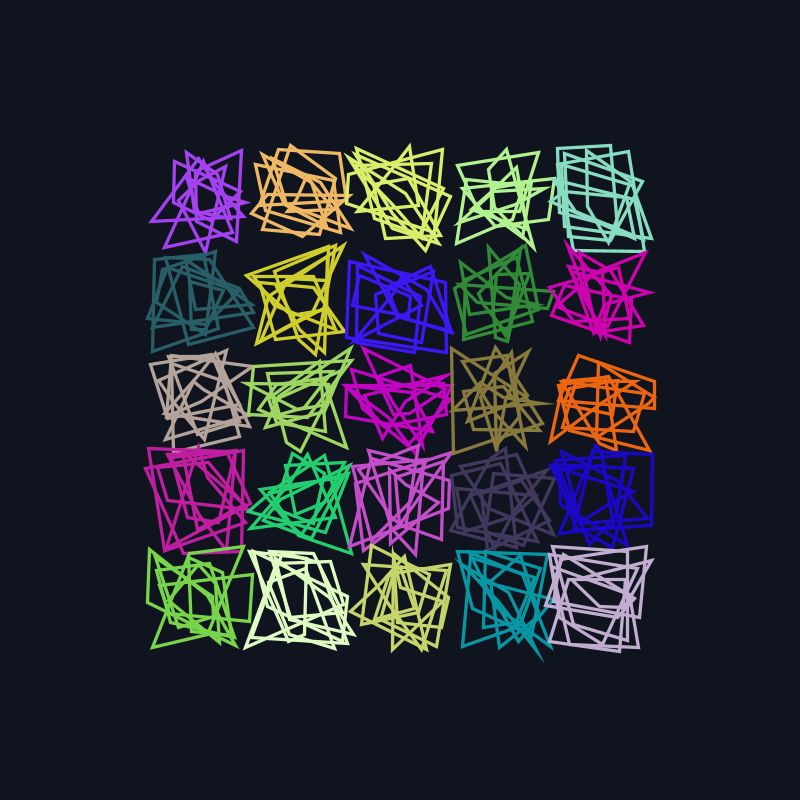
Frame 1 (no input)
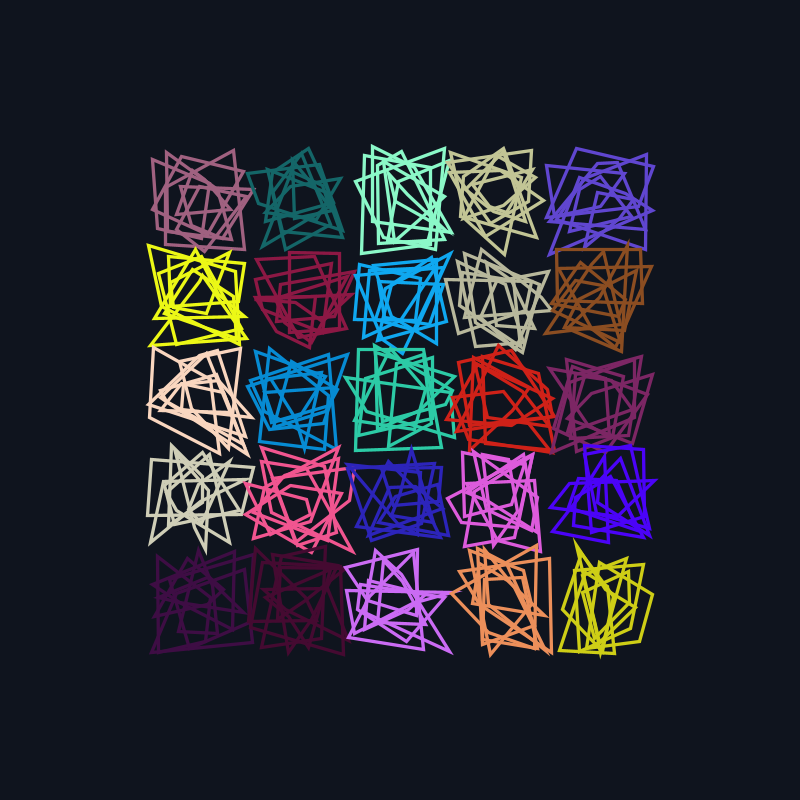
Frame 2 (the mouse pressed at the canvas centre, redrawn once)

The Processing sketch that drew these frames (run headless with seeded random() and noise(); the mouse was pressed at the canvas centre and the sketch redrawn once):

// Processing sketch: Tutorial04
// ── Tutorial04.pde
int frameCount = 0;
int fps = 120;

int margin = 200;
float numX = 4;
float numY = 4;

float scale = 1.1;

void setup()
{
    size(800,800,JAVA2D);
    frameRate(fps);

    noLoop();
}

void draw()
{
    ++frameCount;

    background(15,20,30);
    noFill(); 

    println(numX);

    float gridX = (width - 2*margin)/numX;
    float gridY = (height - 2*margin)/numY;

    for (int i = margin ; i <= width-margin; i += gridX)
    {
        for (int j = margin; j <= height-margin; j += gridY)
        {
            pushMatrix();

            translate(i,j);
            scale(scale);

            strokeWeight(3);
            
            // stroke(255);
            // point(0,0);

            stroke(random(255),random(255),random(255));
            strokeCap(CORNER);

            for (int n = 0; n < 7; ++n)
            {
                float x1 = -random(gridX/2);
                float y1 = -random(gridY/2);
                float x2 = random(gridX/2);
                float y2 = -random(gridY/2);
                float x3 = random(gridX/2);
                float y3 = random(gridY/2);
                float x4 = -random(gridX/2);
                float y4 = random(gridY/2);

                quad(x1, y1, x2, y2, x3, y3, x4, y4);
            }
            

            popMatrix();
        }
    }
}

void keyPressed()
{
    if (key==' ') redraw();
}
